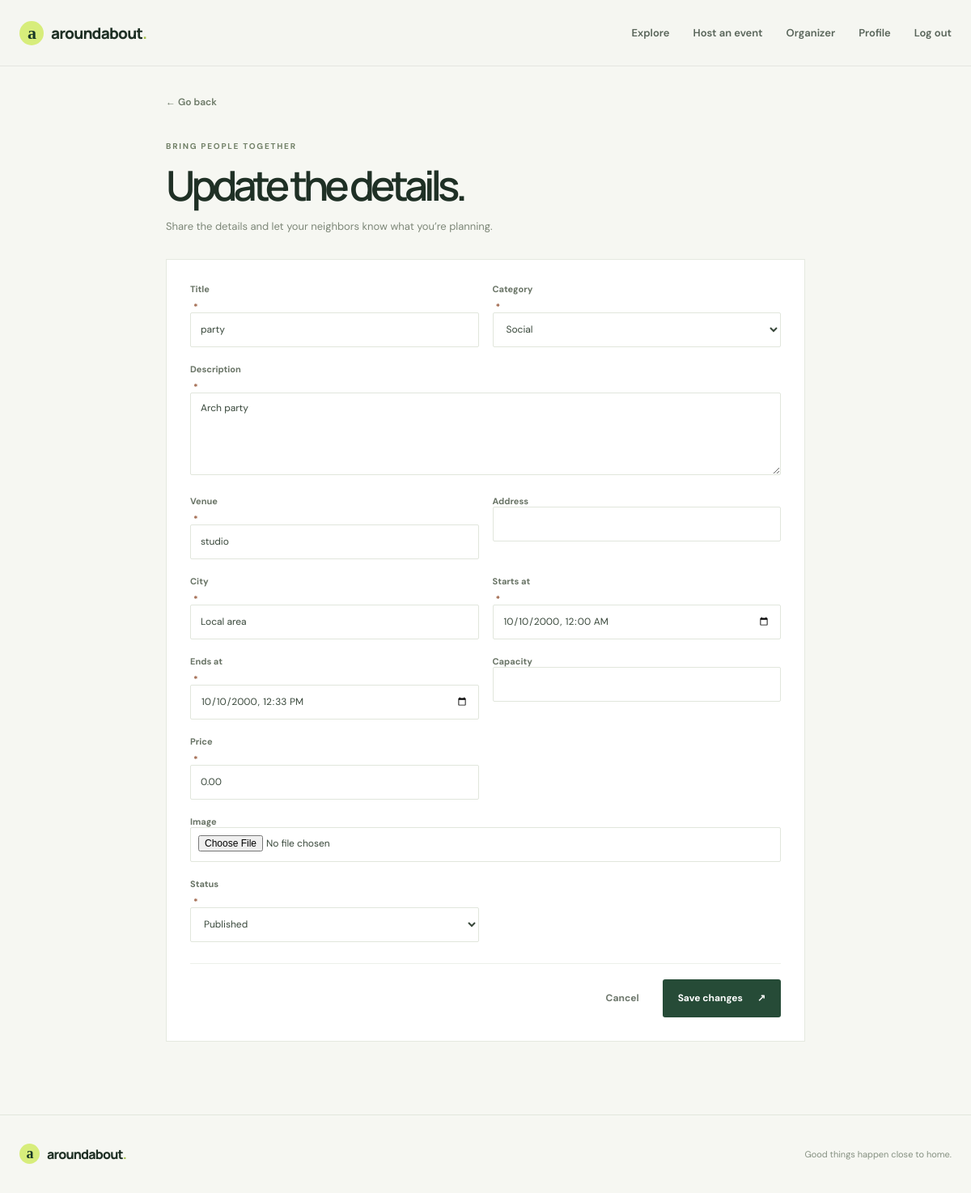
/events/party/edit/ (signed in), run on the app's committed database.
### events/models.py (models this page shows, shortened)
class Event(models.Model):
    class Category(models.TextChoices):
        ARTS = "arts", "Arts & culture"
        FOOD = "food", "Food & drink"
        MUSIC = "music", "Music"
        OUTDOORS = "outdoors", "Outdoors"
        SOCIAL = "social", "Social"
        TECH = "tech", "Technology"
        WELLNESS = "wellness", "Wellness"
        OTHER = "other", "Other"
    class Status(models.TextChoices):
        DRAFT = "draft", "Draft"
        PUBLISHED = "published", "Published"
    organizer = models.ForeignKey(
        settings.AUTH_USER_MODEL,
        on_delete=models.CASCADE,
        related_name="organized_events",
    )
    title = models.CharField(max_length=140)
    slug = models.SlugField(max_length=160, unique=True)
    category = models.CharField(max_length=20, choices=Category.choices, default=Category.SOCIAL)
    description = models.TextField()
    venue = models.CharField(max_length=180)
    address = models.CharField(max_length=240, blank=True)
    city = models.CharField(max_length=100, default="Local area")
    starts_at = models.DateTimeField(db_index=True)
    ends_at = models.DateTimeField()
    capacity = models.PositiveIntegerField(null=True, blank=True)
    price = models.DecimalField(max_digits=8, decimal_places=2, default=0, validators=[MinValueValidator(0)])
    image = models.ImageField(upload_to="events/", blank=True)
    status = models.CharField(max_length=12, choices=Status.choices, default=Status.PUBLISHED)
    created_at = models.DateTimeField(auto_now_add=True)
    updated_at = models.DateTimeField(auto_now=True)
    class Meta:
        ordering = ["starts_at"]
        indexes = [models.Index(fields=["status", "starts_at"])]

### events/views.py (the view, shortened to what this page needs)
# urls.py: path("events/<slug:slug>/edit/", views.EventUpdateView.as_view(), name="event_edit"),
class EventUpdateView(LoginRequiredMixin, UserPassesTestMixin, UpdateView):
    model = Event
    form_class = EventForm
    template_name = "events/event_form.html"
    slug_field = "slug"
    def test_func(self):
        event = self.get_object()
        return self.request.user.is_staff or event.organizer_id == self.request.user.id

### events/forms.py (shortened to what this page needs)
class EventForm(forms.ModelForm):
    class Meta:
        model = Event
        fields = [
            "title",
            "category",
            "description",
            "venue",
            "address",
            "city",
            "starts_at",
            "ends_at",
            "capacity",
            "price",
            "image",
            "status",
        ]
        widgets = {
            "description": forms.Textarea(attrs={"rows": 5}),
            "starts_at": forms.DateTimeInput(attrs={"type": "datetime-local"}, format="%Y-%m-%dT%H:%M"),
            "ends_at": forms.DateTimeInput(attrs={"type": "datetime-local"}, format="%Y-%m-%dT%H:%M"),
            "capacity": forms.NumberInput(attrs={"min": 1}),
            "price": forms.NumberInput(attrs={"min": 0, "step": "0.01"}),
        }
    def __init__(self, *args, **kwargs):
        super().__init__(*args, **kwargs)
        for field in ("starts_at", "ends_at"):
            self.fields[field].input_formats = ["%Y-%m-%dT%H:%M"]

### templates/events/event_form.html (shortened to what this page needs)
{% extends "base.html" %}
{% block content %}
<section class="form-page">
  <a class="back-link" href="{% if object %}{% url 'event_detail' object.slug %}{% else %}{% url 'home' %}{% endif %}">← Go back</a>
  <div class="form-intro"><p class="eyebrow">BRING PEOPLE TOGETHER</p><h1>{% if object %}Update the details.{% else %}Make a little<br>neighborhood magic.{% endif %}</h1><p>Share the details and let your neighbors know what you’re planning.</p></div>
  <form class="form-card" method="post" enctype="multipart/form-data">
    <div class="form-grid">
      {% for field in form %}
        <div class="form-field {% if field.name == 'description' or field.name == 'image' %}form-field-full{% endif %}">
          <label for="{{ field.id_for_label }}">{{ field.label }}{% if field.field.required %}<span class="required-mark">*</span>{% endif %}</label>
          {{ field }}
        </div>
      {% endfor %}
    </div>
    <div class="form-actions"><a class="button button-quiet" href="{% if object %}{% url 'event_detail' object.slug %}{% else %}{% url 'home' %}{% endif %}">Cancel</a><button class="button button-dark" type="submit">{% if object %}Save changes{% else %}Post your event{% endif %} <span aria-hidden="true">↗</span></button></div>
  </form>
</section>
{% endblock %}

### static/style.css (style rules this page uses)
:root { color-scheme: light; --paper: #f6f7f2; --ink: #1f3025; --muted: #788177; --green: #264b37; --green-dark: #193827; --lime: #d7ed7b; --line: #e2e6dc; --white: #fff; --serif: Georgia, "Times New Roman", serif; font-family: "DM Sans", sans-serif; }
* { box-sizing: border-box; }
html { scroll-behavior: smooth; }
body { margin: 0; background: var(--paper); color: var(--ink); }
a { color: inherit; text-decoration: none; }
button, input, select, textarea { font: inherit; }
button, a { -webkit-tap-highlight-color: transparent; }
.eyebrow { margin: 0 0 17px; color: #718067; font-size: 10px; font-weight: 700; letter-spacing: 1.75px; }
h1, h2, h3, p { margin-top: 0; }
.hero h1, .form-intro h1, .auth-panel h1, .dashboard-heading h1 { margin-bottom: 22px; font: 600 clamp(48px, 6vw, 75px)/.99 Manrope, sans-serif; letter-spacing: -5px; }
.button { min-height: 47px; display: inline-flex; align-items: center; justify-content: center; gap: 18px; border: 1px solid transparent; border-radius: 3px; padding: 0 18px; font-size: 12px; font-weight: 700; cursor: pointer; transition: background .2s, color .2s, transform .2s; }
.button-dark { background: var(--green); color: var(--white); }
.button-quiet { color: #6d776c; }
.detail-wrap, .form-page, .dashboard-wrap { width: min(1050px, calc(100% - 48px)); margin: auto; padding: 32px 0 90px; }
.back-link { display: inline-block; margin-bottom: 25px; color: #6d7a68; font-size: 12px; font-weight: 600; }
.review-form label, .form-field label { display: grid; gap: 8px; color: #687365; font-size: 11px; font-weight: 700; }
.form-page { max-width: 790px; }
.form-intro { margin: 15px 0 28px; }
.form-intro h1 { margin-bottom: 15px; font-size: 51px; }
.form-intro > p:last-child { color: #7d8778; font-size: 13px; line-height: 1.7; }
.form-card { padding: 29px; border: 1px solid #e5e9e0; background: #fff; }
.form-grid { display: grid; grid-template-columns: repeat(2, 1fr); gap: 20px 17px; }
.form-field-full { grid-column: 1 / -1; }
.form-field input, .form-field select, .form-field textarea, .auth-form input { width: 100%; min-height: 43px; border: 1px solid #e1e6dc; border-radius: 2px; padding: 10px 12px; outline-color: #a5b97b; background: #fff; color: #39483b; font-size: 12px; }
.form-field textarea { min-height: 95px; resize: vertical; }
.form-field input[type="file"] { padding: 9px; }
.required-mark { padding-left: 4px; color: #9a5d40; }
.form-actions { display: flex; justify-content: end; gap: 10px; margin-top: 26px; padding-top: 19px; border-top: 1px solid #edf0ea; }

### data on the page
Event: form "party" "Social" "Arch party" "studio" "Local area" "10/10/2000 00:00" "10/10/2000 12:33" "0.00" "Published"

### other printed values
{{ field.label }} "Title" "Category" "Description" "Venue" "Address" "City" "Starts at" "Ends at" "Capacity" "Price" "Image" "Status"
